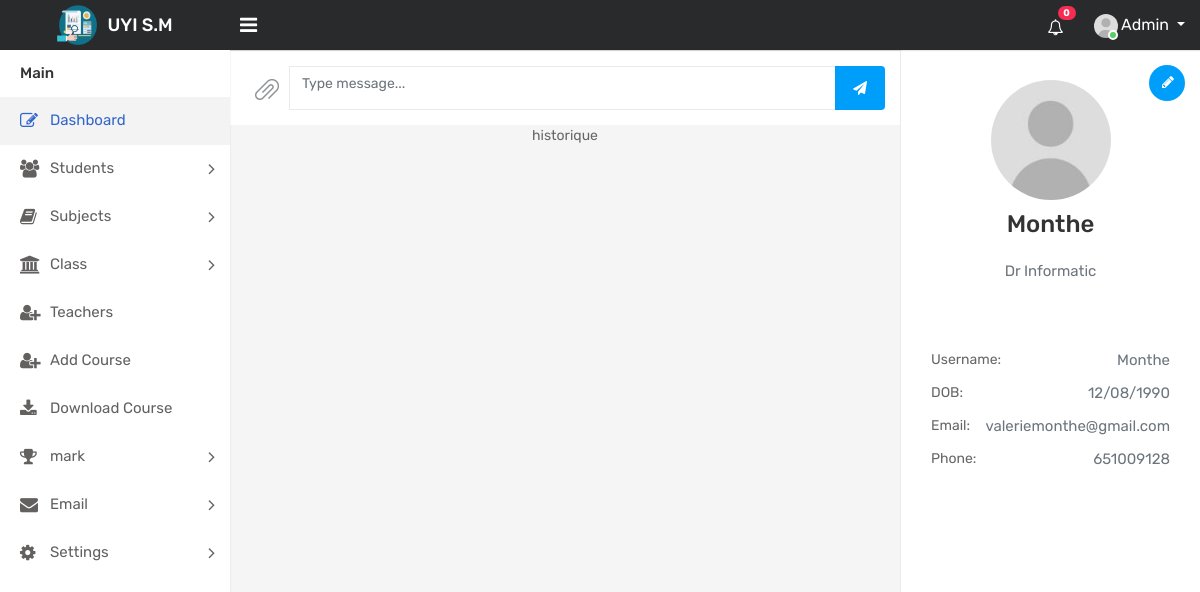
The page /chat.php?source=tch_mail&id=1 on the database its author committed.
### tables this page shows
CREATE TABLE `teachers` (
  `teacher_id` int(3) NOT NULL,
  `teacher_name` varchar(255) NOT NULL,
  `teacher_birthday` varchar(255) NOT NULL,
  `teacher_gender` varchar(255) NOT NULL,
  `teacher_city` varchar(255) NOT NULL,
  `teacher_email` varchar(255) NOT NULL,
  `teacher_phone` varchar(255) NOT NULL,
  `teacher_speciality` varchar(255) NOT NULL,
  `teacher_password` varchar(255) NOT NULL
);

### config/database_class.php (called while the page is built, shortened)
<?php
class database{
	var $host="localhost";
	var $user="root";
	var $pass="";
	var $db="school_manage";
	public function connection()
	{
	$connect=mysqli_connect($this->host,$this->user,$this->pass,$this->db);
	return $connect;
	}
    public function query($sql){
        $result = mysqli_query($this->connection(), $sql);
     return $result;
    }
}
$database = new database();
?>

### config/teacher_class.php (called while the page is built, shortened)
<?php
 class teacher {
     public static function find_teacher_by_id($id_teacher){
        $result_set = self::find_this_query("SELECT * FROM teachers WHERE teacher_id = $id_teacher");
        $teacher_found = mysqli_fetch_array($result_set);
        return $teacher_found;
    }
    public static function find_this_query($sql){
        global $database;
        $result_set = $database->query($sql);
        return $result_set;
    }
 }
?>

### includes/tch_mail.php (the view, shortened to what this page needs)
<?php
$teacher_info = teacher::find_teacher_by_id($get_the_id);
?>
<div class="chat-main-row">
                <div class="chat-main-wrapper">
                    <div class="col-lg-9 message-view chat-view">
                        <div class="chat-window">
                            <form action="" method="POST">
                            <div class="chat-footer">
                                <div class="message-bar">
                                    <div class="message-inner">
                                        <a class="link attach-icon" href="#" data-toggle="modal" data-target="#drag_files"><img src="assets/img/attachment.png" alt=""></a>
                                        <div class="message-area">
                                            <div class="input-group">
                                                <textarea class="form-control" placeholder="Type message..." name="mail_txt"></textarea>
                                                <span class="input-group-append">
													<button class="btn btn-primary" name="save_mail2"><i class="fa fa-send"></i></button>
												</span>
                                            </div>
                                        </div>
                                    </div>
                                </div>
                            </div>
                            </form>
                            <div class="chat-contents">
                                <div class="chat-content-wrap">
                                     <p class="text-center">historique</p>
                                </div>
                            </div>
                        </div>
                    </div>
                    <div class="col-lg-3 message-view chat-profile-view chat-sidebar" id="chat_sidebar">
                        <div class="chat-window video-window">
                            <div class="tab-content chat-contents">
                                <div class="content-full tab-pane show active" id="profile_tab">
                                    <div class="display-table">
                                        <div class="table-row">
                                            <div class="table-body">
                                                <div class="table-content">
                                                    <div class="chat-profile-img">
                                                        <div class="edit-profile-img">
                                                            <img src="assets/img/user.jpg" alt="">
                                                        </div>
                                                        <h3 class="user-name m-t-10 mb-0"><?php echo $teacher_info['teacher_name'];?></h3><br>
                                                        <div class="text-muted"><p><?php echo $teacher_info['teacher_speciality'];?></p></div>
                                                        <a href="actions.php?action=edit_teacher&get_id=<?php echo $teacher_info['teacher_id'] ?>" class="btn btn-primary edit-btn"><i class="fa fa-pencil"></i></a>
                                                    </div>
                                                    <div class="chat-profile-info">
                                                        <ul class="user-det-list">
                                                            <li>
                                                                <span>Username:</span>
                                                                <span class="float-right text-muted"><?php echo $teacher_info['teacher_name'];?></span>
                                                            </li>
                                                            <li>
                                                                <span>DOB:</span>
                                                                <span class="float-right text-muted"><?php echo $teacher_info['teacher_birthday'];?></span>
                                                            </li>
                                                            <li>
                                                                <span>Email:</span>
                                                                <span class="float-right text-muted"><?php echo $teacher_info['teacher_email'];?></span>
                                                            </li>
                                                            <li>
                                                                <span>Phone:</span>
                                                                <span class="float-right text-muted"> <?php echo $teacher_info['teacher_phone'];?></span>
                                                            </li>
                                                        </ul>
                                                    </div>
                                                </div>
                                            </div>
                                        </div>
                                    </div>
                                </div>
                            </div>
                        </div>
                    </div>
                </div>
 </div>

### rows shown on the page
teachers: teacher_name "Monthe", teacher_speciality "Dr Informatic", teacher_birthday "12/08/1990", teacher_email "valeriemonthe@gmail.com", teacher_phone "651009128"
